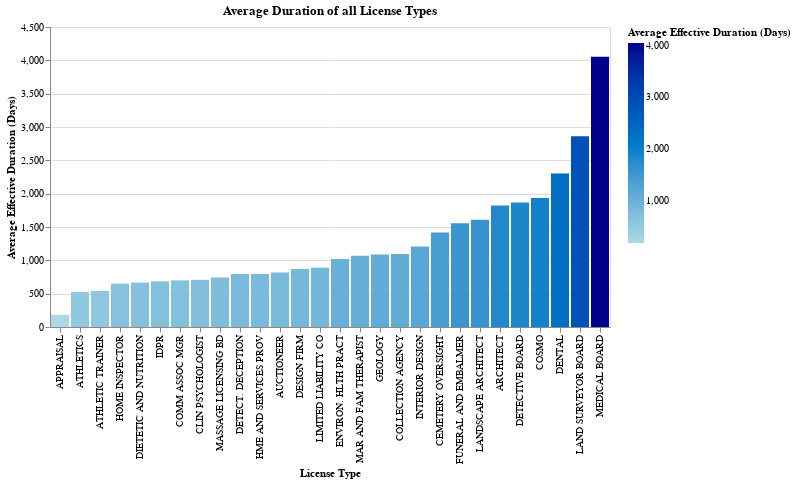

The code cell stored with this chart in its notebook:
### Code cell
alt.Chart(license_duration).mark_bar().encode(
    x=alt.X('License Type', sort='y'),
    y='Average Effective Duration (Days)',
    color=alt.Color(
        'Average Effective Duration (Days)', 
        scale=alt.Scale(range=['lightblue', 'darkblue'])),
    tooltip=['License Type', alt.Tooltip('Average Effective Duration (Days)', format='.2f')]
).properties(
    title='Average Duration of all License Types'
)

### Figure 1 — Vega-Lite specification as saved in the notebook (floating-point values rounded to 4 significant figures)
{"config": {"view": {"continuousWidth": 300, "continuousHeight": 300}}, "data": {"name": "data-e5a390dc8df3d829e3708e91894e44f4"}, "mark": {"type": "bar"}, "encoding": {"color": {"field": "Average Effective Duration (Days)", "scale": {"range": ["lightblue", "darkblue"]}, "type": "quantitative"}, "tooltip": [{"field": "License Type", "type": "nominal"}, {"field": "Average Effective Duration (Days)", "format": ".2f", "type": "quantitative"}], "x": {"field": "License Type", "sort": "y", "type": "nominal"}, "y": {"field": "Average Effective Duration (Days)", "type": "quantitative"}}, "title": "Average Duration of all License Types", "$schema": "https://vega.github.io/schema/vega-lite/v5.17.0.json", "datasets": {"data-e5a390dc8df3d829e3708e91894e44f4": [{"License Type": "APPRAISAL", "Average Effective Duration (Days)": 183.0}, {"License Type": "ATHLETICS", "Average Effective Duration (Days)": 524.1}, {"License Type": "ATHLETIC TRAINER", "Average Effective Duration (Days)": 542.0}, {"License Type": "HOME INSPECTOR", "Average Effective Duration (Days)": 651.4}, {"License Type": "DIETETIC AND NUTRITION", "Average Effective Duration (Days)": 666.4}, {"License Type": "IDPR", "Average Effective Duration (Days)": 684.9}, {"License Type": "COMM ASSOC MGR", "Average Effective Duration (Days)": 698.7}, {"License Type": "CLIN PSYCHOLOGIST", "Average Effective Duration (Days)": 707.5}, {"License Type": "MASSAGE LICENSING BD", "Average Effective Duration (Days)": 742.9}, {"License Type": "DETECT. DECEPTION", "Average Effective Duration (Days)": 795.0}, {"License Type": "HME AND SERVICES PROV", "Average Effective Duration (Days)": 796.0}, {"License Type": "AUCTIONEER", "Average Effective Duration (Days)": 817.0}, {"License Type": "DESIGN FIRM", "Average Effective Duration (Days)": 871.0}, {"License Type": "LIMITED LIABILITY CO", "Average Effective Duration (Days)": 890.0}, {"License Type": "ENVIRON. HLTH PRACT", "Average Effective Duration (Days)": 1019.0}, {"License Type": "MAR AND FAM THERAPIST", "Average Effective Duration (Days)": 1068.0}, {"License Type": "GEOLOGY", "Average Effective Duration (Days)": 1087.0}, {"License Type": "COLLECTION AGENCY", "Average Effective Duration (Days)": 1094.0}, {"License Type": "INTERIOR DESIGN", "Average Effective Duration (Days)": 1207.0}, {"License Type": "CEMETERY OVERSIGHT", "Average Effective Duration (Days)": 1419.0}, {"License Type": "FUNERAL AND EMBALMER", "Average Effective Duration (Days)": 1558.0}, {"License Type": "LANDSCAPE ARCHITECT", "Average Effective Duration (Days)": 1611.0}, {"License Type": "ARCHITECT", "Average Effective Duration (Days)": 1821.0}, {"License Type": "DETECTIVE BOARD", "Average Effective Duration (Days)": 1869.0}, {"License Type": "COSMO", "Average Effective Duration (Days)": 1935.0}, {"License Type": "DENTAL", "Average Effective Duration (Days)": 2303.0}, {"License Type": "LAND SURVEYOR BOARD", "Average Effective Duration (Days)": 2863.0}, {"License Type": "MEDICAL BOARD", "Average Effective Duration (Days)": 4053.0}]}}
